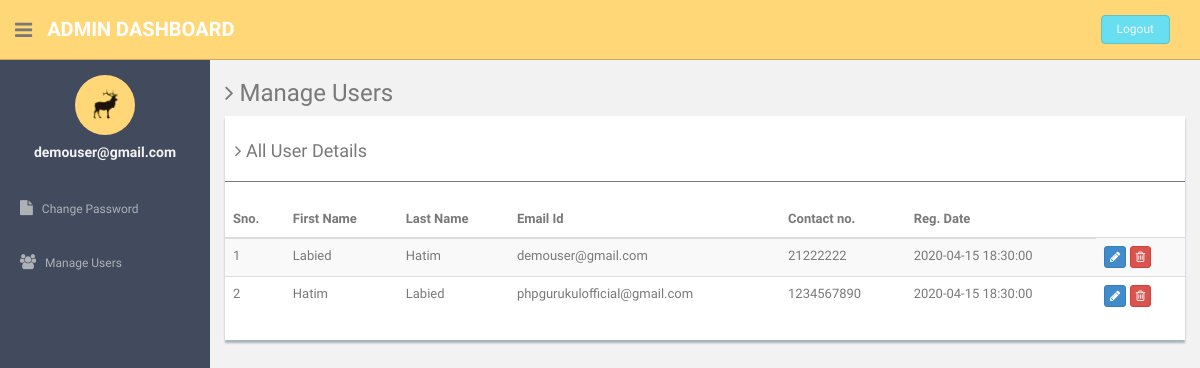
The app's page /loginsystem/admin/manage-users.php (signed in) with its own data.
### tables this page shows
CREATE TABLE `users` (
  `id` int(11) NOT NULL,
  `fname` varchar(255) DEFAULT NULL,
  `lname` varchar(255) DEFAULT NULL,
  `email` varchar(255) DEFAULT NULL,
  `password` varchar(300) DEFAULT NULL,
  `contactno` varchar(11) DEFAULT NULL,
  `posting_date` timestamp NOT NULL DEFAULT current_timestamp()
);

### loginsystem/admin/manage-users.php (the view, shortened to what this page needs)
<?php
include'dbconnection.php';
if (strlen($_SESSION['id']==0)) {
  header('location:logout.php');
  } else{
?><!DOCTYPE html>
<html lang="en">
  <head>
    <link href="assets/css/bootstrap.css" rel="stylesheet">
    <link href="assets/font-awesome/css/font-awesome.css" rel="stylesheet" />
    <link href="assets/css/style.css" rel="stylesheet">
    <link href="assets/css/style-responsive.css" rel="stylesheet">
  </head>
  <body>
  <section id="container" >
      <header class="header black-bg">
              <div class="sidebar-toggle-box">
                  <div class="fa fa-bars tooltips" data-placement="right" data-original-title="Toggle Navigation"></div>
              </div>
            <a href="#" class="logo"><b>Admin Dashboard</b></a>
            <div class="top-menu">
            	<ul class="nav pull-right top-menu">
                    <li><a class="logout" href="logout.php">Logout</a></li>
            	</ul>
            </div>
        </header>
      <aside>
          <div id="sidebar"  class="nav-collapse ">
              <ul class="sidebar-menu" id="nav-accordion">
              	  <p class="centered"><a href="#"><img src="assets/img/ui-sam.jpg" class="img-circle" width="60"></a></p>
              	  <h5 class="centered"><?php echo $_SESSION['login'];?></h5>
                  <li class="mt">
                      <a href="change-password.php">
                          <i class="fa fa-file"></i>
                          <span>Change Password</span>
                      </a>
                  </li>
                  <li class="sub-menu">
                      <a href="manage-users.php" >
                          <i class="fa fa-users"></i>
                          <span>Manage Users</span>
                      </a>
                  </li>
              </ul>
          </div>
      </aside>
      <section id="main-content">
          <section class="wrapper">
          	<h3><i class="fa fa-angle-right"></i> Manage Users</h3>
				<div class="row">
                  <div class="col-md-12">
                      <div class="content-panel">
                          <table class="table table-striped table-advance table-hover">
	                  	  	  <h4><i class="fa fa-angle-right"></i> All User Details </h4>
	                  	  	  <hr>
                              <thead>
                              <tr>
                                  <th>Sno.</th>
                                  <th class="hidden-phone">First Name</th>
                                  <th> Last Name</th>
                                  <th> Email Id</th>
                                  <th>Contact no.</th>
                                  <th>Reg. Date</th>
                              </tr>
                              </thead>
                              <tbody>
                              <?php $ret=mysqli_query($con,"select * from users");
							  $cnt=1;
							  while($row=mysqli_fetch_array($ret))
							  {?>
                              <tr>
                              <td><?php echo $cnt;?></td>
                                  <td><?php echo $row['fname'];?></td>
                                  <td><?php echo $row['lname'];?></td>
                                  <td><?php echo $row['email'];?></td>
                                  <td><?php echo $row['contactno'];?></td>  <td><?php echo $row['posting_date'];?></td>
                                  <td>
                                     <a href="update-profile.php?uid=<?php echo $row['id'];?>">
                                     <button class="btn btn-primary btn-xs"><i class="fa fa-pencil"></i></button></a>
                                     <a href="manage-users.php?id=<?php echo $row['id'];?>">
                                     <button class="btn btn-danger btn-xs" onClick="return confirm('Do you really want to delete');"><i class="fa fa-trash-o "></i></button></a>
                                  </td>
                              </tr>
                              <?php $cnt=$cnt+1; }?>
                              </tbody>
                          </table>
                      </div>
                  </div>
              </div>
		</section>
      </section
  ></section>
  </body>
</html>
<?php } ?>

### loginsystem/admin/assets/css/style.css (style rules this page uses)
body { color: #797979; background: #f2f2f2; font-family: 'Ruda', sans-serif; padding: 0px !important; margin: 0px !important; font-size:13px; }
ul li { list-style: none; }
a, a:hover, a:focus { text-decoration: none; outline: none; }
#container { width: 100%; height: 100%; }
hr { margin-top: 20px; margin-bottom: 20px; border: 0; border-top: 1px solid #797979; }
.centered { text-align: center; }
.mt { margin-top: 25px; }
ul.top-menu > li > .logout { color: #f2f2f2; font-size: 12px; border-radius: 4px; -webkit-border-radius: 4px; border: 1px solid #64c3c2 !important; padding: 5px 15px; margin-right: 15px; background: #68dff0; margin-top: 15px; }
#sidebar { width: 210px; height: 100%; position: fixed; background: #424a5d; }
#sidebar h5 { color: #f2f2f2; font-weight: 700; }
#sidebar ul li { position: relative; }
ul.sidebar-menu , ul.sidebar-menu li ul.sub { margin: -2px 0 0; padding: 0; }
ul.sidebar-menu { margin-top: 75px; }
ul.sidebar-menu li { margin-bottom: 5px; margin-left:10px; margin-right:10px; }
ul.sidebar-menu li.sub-menu { line-height: 15px; }
ul.sidebar-menu li a span { display: inline-block; }
ul.sidebar-menu li a { color: #aeb2b7; text-decoration: none; display: block; padding: 15px 0 15px 10px; font-size: 12px; outline: none; -webkit-transition: all 0.3s ease; -moz-transition: all 0.3s ease; -o-transition: all 0.3s ease; -ms-transition: all 0.3s ease; transition: all 0.3s ease; }
ul.sidebar-menu li a i { font-size: 15px; padding-right: 6px; }
#main-content { margin-left: 210px; }
.header, .footer { min-height: 60px; padding: 0 15px; }
.header { position: fixed; left: 0; right: 0; z-index: 1002; }
.black-bg { background: #ffd777; border-bottom: 1px solid #c9aa5f; }
.wrapper { display: inline-block; margin-top: 60px; padding-left: 15px; padding-right: 15px; padding-bottom: 15px; padding-top: 0px; width: 100%; }
a.logo { font-size: 20px; color: #ffffff; float: left; margin-top: 15px; text-transform: uppercase; }
a.logo b { font-weight: 900; }
#top_menu .nav > li, ul.top-menu > li { float: left; }
ul.top-menu > li > a { color: #666666; font-size: 16px; border-radius: 4px; -webkit-border-radius: 4px; border:1px solid #666666 !important; padding: 2px 6px; margin-right: 15px; }
.sidebar-toggle-box { float: left; padding-right: 15px; margin-top: 20px; }
.sidebar-toggle-box .fa-bars { cursor: pointer; display: inline-block; font-size: 20px; }
.content-panel { background: #ffffff; box-shadow: 0px 3px 2px #aab2bd; padding-top: 15px; padding-bottom: 5px; }
.content-panel h4 { margin-left: 10px; }

### records on screen
users: fname "Labied", lname "Hatim", email "demouser@gmail.com", contactno "21222222", posting_date "2020-04-15 18:30:00"
users: fname "Hatim", lname "Labied", email "phpgurukulofficial@gmail.com", contactno "1234567890", posting_date "2020-04-15 18:30:00"

### other values on screen
$_SESSION['login'] "demouser@gmail.com"
